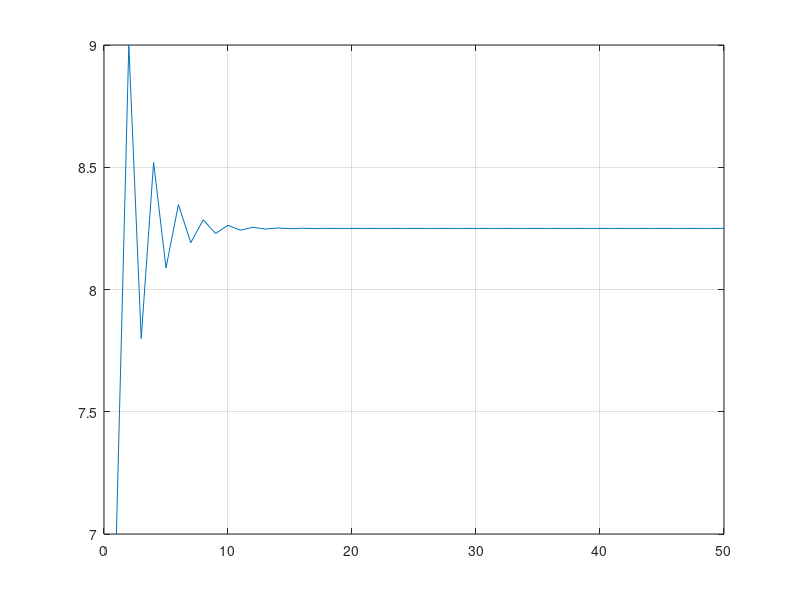

Here is the MATLAB script that generated this plot:
a=2/5;
b=3/2;
c=a*b;
x0=135/8;
y0=3/2;
x(1)=20;
for k=1:100
    x(k+1)=(-c)^k*(x(1)-x0)+x0;
end
k=(1:50);
y(k)=-2/5*x(k)+15;
plot(k,y(k));
grid;
